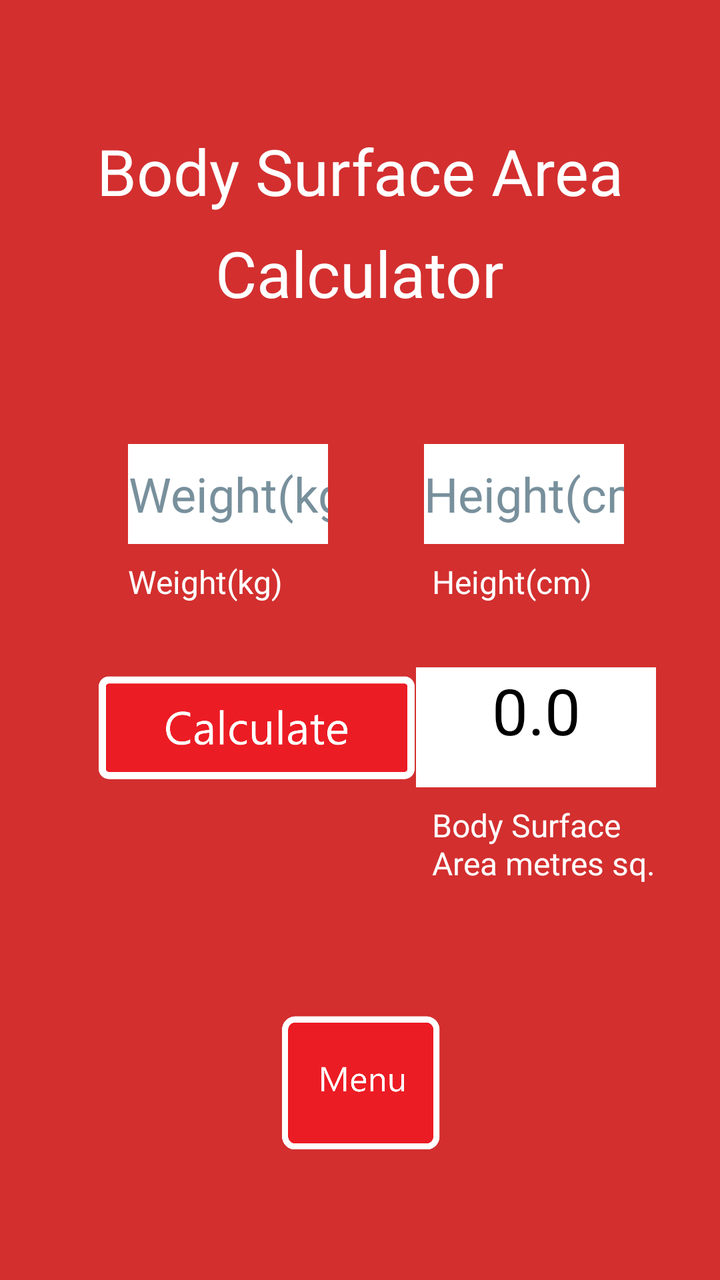
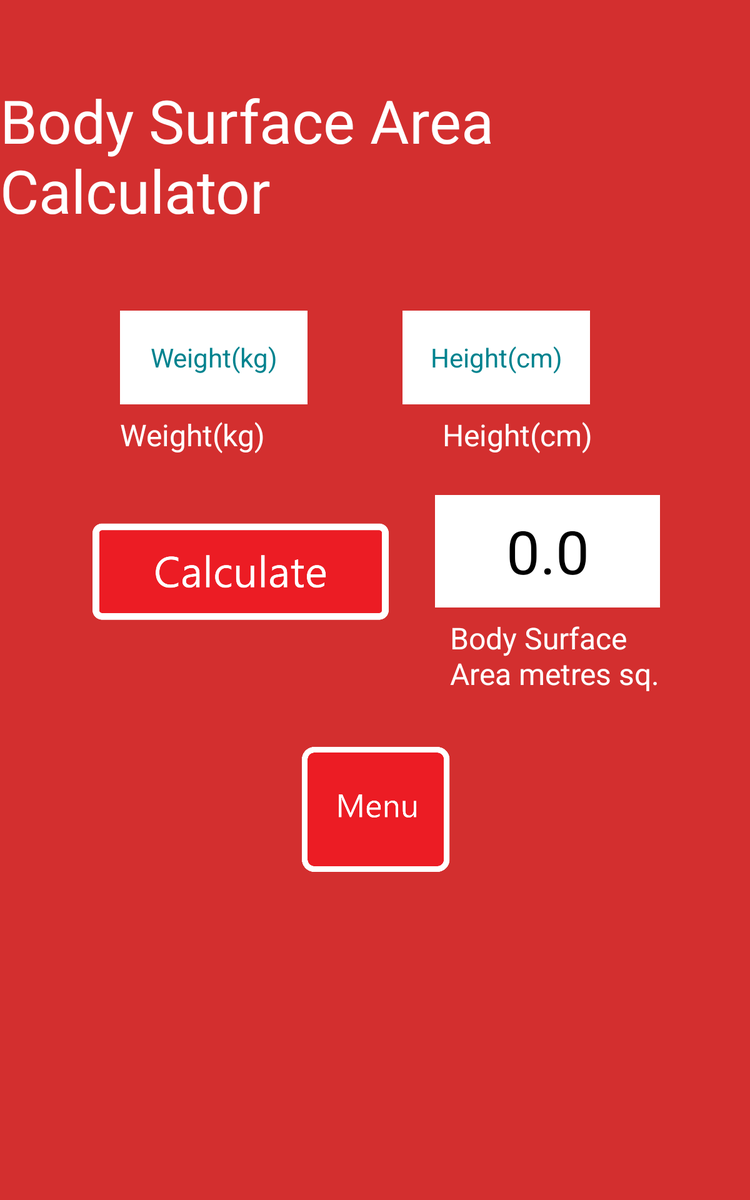

One screen, two layout resources from the same app: the default and the repository's alternative for another configuration. Each is rendered where Android would select it; the XML of both is given below.
<!-- AndroidManifest.xml: application theme AppTheme -->
<!-- res/layout/activity_body_surface.xml -->
<?xml version="1.0" encoding="utf-8"?>
<RelativeLayout xmlns:android="http://schemas.android.com/apk/res/android"
    xmlns:tools="http://schemas.android.com/tools"
    android:layout_width="match_parent"
    android:layout_height="match_parent"
    android:background="@color/colorPrimary">

    <TextView
        android:id="@+id/bsa_calculator1"
        android:layout_width="wrap_content"
        android:layout_height="wrap_content"
        android:layout_centerHorizontal="true"
        android:layout_marginTop="@dimen/quad_default_margin"
        android:text="@string/bsa"
        android:textColor="@color/white"
        android:textSize="@dimen/header_text_size" />

    <TextView
        android:id="@+id/bsa_calculator2"
        android:layout_width="wrap_content"
        android:layout_height="wrap_content"
        android:layout_below="@id/bsa_calculator1"
        android:layout_centerHorizontal="true"
        android:layout_marginTop="@dimen/half_default_margin"
        android:text="@string/calculator"
        android:textColor="@color/white"
        android:textSize="@dimen/header_text_size" />

    <EditText
        android:id="@+id/bsa_height_cm"
        android:layout_width="@dimen/default_box_width"
        android:layout_height="@dimen/default_box_height"
        android:layout_below="@id/bsa_calculator2"
        android:layout_alignParentEnd="true"
        android:layout_alignParentRight="true"
        android:layout_marginTop="@dimen/quad_default_margin"
        android:layout_marginEnd="@dimen/tri_default_margin"
        android:layout_marginRight="@dimen/tri_default_margin"
        android:background="@color/white"
        android:gravity="center"
        android:hint="@string/height_cm"
        android:importantForAutofill="no"
        android:inputType="text|numberDecimal"
        android:textColor="@color/black"
        android:textColorHint="#78909C"
        android:textSize="@dimen/default_text_size"
        tools:ignore="DuplicateSpeakableTextCheck" />

    <EditText
        android:id="@+id/bsa_weight_kg"
        android:layout_width="@dimen/default_box_width"
        android:layout_height="@dimen/default_box_height"
        android:layout_below="@id/bsa_calculator2"
        android:layout_alignParentStart="true"
        android:layout_alignParentLeft="true"
        android:layout_marginStart="@dimen/quad_default_margin"
        android:layout_marginLeft="@dimen/quad_default_margin"
        android:layout_marginTop="@dimen/quad_default_margin"
        android:background="@color/white"
        android:gravity="center"
        android:hint="@string/weight_kg"
        android:importantForAutofill="no"
        android:inputType="text|numberDecimal"
        android:textColor="@color/black"
        android:textColorHint="#78909C"
        android:textSize="@dimen/default_text_size"
        tools:ignore="DuplicateSpeakableTextCheck" />
    <TextView
        android:id="@+id/bsa_weight_kg_label"
        android:layout_width="wrap_content"
        android:layout_height="wrap_content"
        android:layout_below="@id/bsa_weight_kg"
        android:layout_marginStart="@dimen/quad_default_margin"
        android:layout_marginLeft="@dimen/quad_default_margin"
        android:layout_marginTop="@dimen/half_default_margin"
        android:text="@string/weight_kg"
        android:textColor="@color/white"
        android:textSize="@dimen/standard_text_size" />
    <TextView
        android:id="@+id/bsa_height_cm_label"
        android:layout_width="wrap_content"
        android:layout_height="wrap_content"
        android:layout_below="@id/bsa_height_cm"
        android:layout_alignParentEnd="true"
        android:layout_alignParentRight="true"
        android:layout_marginTop="@dimen/half_default_margin"
        android:layout_marginEnd="@dimen/quad_default_margin"
        android:layout_marginRight="@dimen/quad_default_margin"
        android:text="@string/height_cm"
        android:textColor="@color/white"
        android:textSize="@dimen/standard_text_size" />

    <ImageView
        android:id="@+id/convert_bsa"
        android:layout_width="@dimen/mid_calculate_width"
        android:layout_height="@dimen/mid_calculate_height"
        android:layout_marginStart="@dimen/tri_default_margin"
        android:layout_marginLeft="@dimen/tri_default_margin"
        android:layout_below="@id/bsa_weight_kg_label"
        android:src="@drawable/calculate"
        android:clickable="true"
        android:focusable="true"
        android:layout_marginTop="@dimen/double_default_margin"
        android:contentDescription="@string/convert_image_bsa" />
    <TextView
        android:id="@+id/bsa_textview"
        android:layout_width="@dimen/bmi_box_width"
        android:layout_height="@dimen/bmi_box_height"
        android:layout_below="@id/bsa_height_cm_label"
        android:layout_alignParentEnd="true"
        android:layout_alignParentRight="true"
        android:layout_gravity="center_horizontal"
        android:layout_marginTop="@dimen/double_default_margin"
        android:layout_marginEnd="@dimen/double_default_margin"
        android:layout_marginRight="@dimen/double_default_margin"
        android:background="@color/white"
        android:gravity="center_horizontal"
        android:text="@string/number"
        android:textAlignment="center"
        android:textColor="@color/black"
        android:textSize="@dimen/header_text_size" />
    <TextView
        android:id="@+id/bsa_label"
        android:layout_width="wrap_content"
        android:layout_height="wrap_content"
        android:layout_below="@id/bsa_textview"
        android:layout_alignParentEnd="true"
        android:layout_alignParentRight="true"
        android:layout_marginTop="@dimen/half_default_margin"
        android:layout_marginEnd="@dimen/double_default_margin"
        android:layout_marginRight="@dimen/double_default_margin"
        android:text="@string/bsa_m2"
        android:textColor="@color/white"
        android:textSize="@dimen/standard_text_size" />

    <ImageView
        android:id="@+id/menu_bsa"
        android:layout_width="@dimen/menu_button_size"
        android:layout_height="@dimen/menu_button_size"
        android:layout_below="@id/bsa_label"
        android:layout_centerHorizontal="true"
        android:layout_marginStart="@dimen/quad_default_margin"
        android:layout_marginLeft="@dimen/quad_default_margin"
        android:layout_marginTop="@dimen/quad_default_margin"
        android:layout_marginEnd="@dimen/quad_default_margin"
        android:layout_marginRight="@dimen/quad_default_margin"
        android:layout_marginBottom="@dimen/quad_default_margin"
        android:contentDescription="@string/menu_bsa_index"
        android:clickable="true"
        android:focusable="true"
        android:src="@drawable/menu_button" />


</RelativeLayout>
<!-- resources referenced by this layout -->
<resources>
  <color name="black">#000000</color>
  <color name="colorPrimary">#D32F2F</color>
  <color name="white">#ffffff</color>
  <dimen name="bmi_box_height">60dp</dimen>
  <dimen name="bmi_box_width">120dp</dimen>
  <dimen name="default_box_height">50dp</dimen>
  <dimen name="default_box_width">100dp</dimen>
  <dimen name="default_text_size">24sp</dimen>
  <dimen name="double_default_margin">32dp</dimen>
  <dimen name="half_default_margin">8dp</dimen>
  <dimen name="header_text_size">32sp</dimen>
  <dimen name="menu_button_size">80dp</dimen>
  <dimen name="mid_calculate_height">60dp</dimen>
  <dimen name="mid_calculate_width">160dp</dimen>
  <dimen name="quad_default_margin">64dp</dimen>
  <dimen name="standard_text_size">16sp</dimen>
  <dimen name="tri_default_margin">48dp</dimen>
  <!-- drawable calculate: png bitmap (drawable, 20402 bytes) -->
  <!-- drawable menu_button: png bitmap (drawable, 15736 bytes) -->
  <string name="bsa">Body Surface Area</string>
  <string name="bsa_m2">Body Surface \nArea metres sq.</string>
  <string name="calculator">Calculator</string>
  <string name="convert_image_bsa">Convert bsa</string>
  <string name="height_cm">Height(cm)</string>
  <string name="menu_bsa_index">Menu bsa index</string>
  <string name="number" translatable="false">0.0</string>
  <string name="weight_kg">Weight(kg)</string>
  <style name="AppTheme" parent="Theme.AppCompat.Light.NoActionBar">
          
          <item name="colorPrimary">@color/colorPrimary</item>
          <item name="colorPrimaryDark">@color/colorPrimaryDark</item>
          <item name="colorAccent">@color/colorAccent</item>
      </style>
  <color name="colorPrimaryDark">#B71C1C</color>
  <color name="colorAccent">#F44336</color>
</resources>
<!-- res/layout-large/activity_body_surface.xml (the repository's variant of the layout above) -->
<!-- drawn on a 7-inch tablet held upright -->
<?xml version="1.0" encoding="utf-8"?>
<RelativeLayout xmlns:android="http://schemas.android.com/apk/res/android"
    xmlns:tools="http://schemas.android.com/tools"
    android:layout_width="match_parent"
    android:layout_height="match_parent"
    android:background="@color/colorPrimary">

    <TextView
        android:id="@+id/bsa_calculator1"
        android:layout_width="wrap_content"
        android:layout_height="wrap_content"
        android:layout_centerHorizontal="true"
        android:layout_marginTop="@dimen/quad_default_margin"
        android:text="@string/bsa_calculator_long_text"
        android:textColor="@color/white"
        android:textSize="@dimen/header_text_size_large" />




    <EditText
        android:id="@+id/bsa_height_cm"
        android:layout_width="@dimen/default_box_width_large"
        android:layout_height="@dimen/default_box_height_large"
        android:layout_below="@id/bsa_calculator1"
        android:layout_alignParentEnd="true"
        android:layout_alignParentRight="true"
        android:layout_marginTop="@dimen/quad_default_margin"
        android:layout_marginEnd="@dimen/quad_default_margin_xlarge"
        android:layout_marginRight="@dimen/quad_default_margin_xlarge"
        android:background="@color/white"
        android:gravity="center"
        android:hint="@string/height_cm"
        android:importantForAutofill="no"
        android:inputType="text|numberDecimal"
        android:textColor="@color/black"
        android:textColorHint="#00838F"
        android:textSize="@dimen/smallest_text_size_large"
        tools:ignore="DuplicateSpeakableTextCheck" />

    <EditText
        android:id="@+id/bsa_weight_kg"
        android:layout_width="@dimen/default_box_width_large"
        android:layout_height="@dimen/default_box_height_large"
        android:layout_below="@id/bsa_calculator1"
        android:layout_alignParentStart="true"
        android:layout_alignParentLeft="true"
        android:layout_marginStart="@dimen/quad_default_margin_large"
        android:layout_marginLeft="@dimen/quad_default_margin_large"
        android:layout_marginTop="@dimen/quad_default_margin"
        android:background="@color/white"
        android:gravity="center"
        android:hint="@string/weight_kg"
        android:importantForAutofill="no"
        android:inputType="text|numberDecimal"
        android:textColor="@color/black"
        android:textColorHint="#00838F"
        android:textSize="@dimen/smallest_text_size_large"
        tools:ignore="DuplicateSpeakableTextCheck" />
    <TextView
        android:id="@+id/bsa_weight_kg_label"
        android:layout_width="wrap_content"
        android:layout_height="wrap_content"
        android:layout_below="@id/bsa_weight_kg"
        android:layout_marginStart="@dimen/quad_default_margin_large"
        android:layout_marginLeft="@dimen/quad_default_margin_large"
        android:layout_marginTop="@dimen/half_default_margin"
        android:text="@string/weight_kg"
        android:textColor="@color/white"
        android:textSize="@dimen/standard_text_size_large" />
    <TextView
        android:id="@+id/bsa_height_cm_label"
        android:layout_width="wrap_content"
        android:layout_height="wrap_content"
        android:layout_below="@id/bsa_height_cm"
        android:layout_alignParentEnd="true"
        android:layout_alignParentRight="true"
        android:layout_marginTop="@dimen/half_default_margin"
        android:layout_marginEnd="@dimen/five_default_margin_large"
        android:layout_marginRight="@dimen/five_default_margin_large"
        android:text="@string/height_cm"
        android:textColor="@color/white"
        android:textSize="@dimen/standard_text_size_large" />

    <ImageView
        android:id="@+id/convert_bsa"
        android:layout_width="@dimen/mid_calculate_width_large"
        android:layout_height="@dimen/mid_calculate_height_large"
        android:layout_marginStart="@dimen/tri_default_margin_large"
        android:layout_marginLeft="@dimen/tri_default_margin_large"
        android:layout_below="@id/bsa_weight_kg_label"
        android:src="@drawable/calculate"
        android:clickable="true"
        android:focusable="true"
        android:layout_marginTop="@dimen/double_default_margin_large"
        android:contentDescription="@string/convert_image_bsa" />
    <TextView
        android:id="@+id/bsa_textview"
        android:layout_width="@dimen/bmi_box_width_large"
        android:layout_height="@dimen/bmi_box_height_large"
        android:layout_below="@id/bsa_height_cm_label"
        android:layout_alignParentEnd="true"
        android:layout_alignParentRight="true"
        android:layout_gravity="center_horizontal"
        android:layout_marginTop="@dimen/double_default_margin"
        android:layout_marginEnd="@dimen/tri_default_margin_large"
        android:layout_marginRight="@dimen/tri_default_margin_large"
        android:background="@color/white"
        android:gravity="center_vertical"
        android:text="@string/number"
        android:textAlignment="center"
        android:textColor="@color/black"
        android:textSize="@dimen/header_text_size_large" />
    <TextView
        android:id="@+id/bsa_label"
        android:layout_width="wrap_content"
        android:layout_height="wrap_content"
        android:layout_below="@id/bsa_textview"
        android:layout_alignParentEnd="true"
        android:layout_alignParentRight="true"
        android:layout_marginTop="@dimen/half_default_margin"
        android:layout_marginEnd="@dimen/tri_default_margin_large"
        android:layout_marginRight="@dimen/tri_default_margin_large"
        android:text="@string/bsa_m2"
        android:textColor="@color/white"
        android:textSize="@dimen/standard_text_size_large" />

    <ImageView
        android:id="@+id/menu_bsa"
        android:layout_width="@dimen/menu_button_size_large"
        android:layout_height="@dimen/menu_button_size_large"
        android:layout_below="@id/bsa_label"
        android:layout_centerHorizontal="true"
        android:layout_marginTop="@dimen/double_default_margin"
        android:layout_marginBottom="@dimen/double_default_margin"
        android:contentDescription="@string/menu_bsa_index"
        android:clickable="true"
        android:focusable="true"
        android:src="@drawable/menu_button" />


</RelativeLayout>
<!-- resources referenced by the variant -->
<!-- as a 7-inch tablet held upright resolves them -->
<resources>
  <color name="black">#000000</color>
  <color name="colorPrimary">#D32F2F</color>
  <color name="white">#ffffff</color>
  <dimen name="bmi_box_height_large">90dp</dimen>
  <dimen name="bmi_box_width_large">180dp</dimen>
  <dimen name="default_box_height_large">75dp</dimen>
  <dimen name="default_box_width_large">150dp</dimen>
  <dimen name="double_default_margin">32dp</dimen>
  <dimen name="double_default_margin_large">48dp</dimen>
  <dimen name="five_default_margin_large">126dp</dimen>
  <dimen name="half_default_margin">8dp</dimen>
  <dimen name="header_text_size_large">48sp</dimen>
  <dimen name="menu_button_size_large">120dp</dimen>
  <dimen name="mid_calculate_height_large">90dp</dimen>
  <dimen name="mid_calculate_width_large">240dp</dimen>
  <dimen name="quad_default_margin">64dp</dimen>
  <dimen name="quad_default_margin_large">96dp</dimen>
  <dimen name="quad_default_margin_xlarge">128dp</dimen>
  <dimen name="smallest_text_size_large">21sp</dimen>
  <dimen name="standard_text_size_large">24sp</dimen>
  <dimen name="tri_default_margin_large">72dp</dimen>
  <!-- drawable calculate: png bitmap (drawable, 20402 bytes) -->
  <!-- drawable menu_button: png bitmap (drawable, 15736 bytes) -->
  <string name="bsa_calculator_long_text">Body Surface Area Calculator</string>
  <string name="bsa_m2">Body Surface \nArea metres sq.</string>
  <string name="convert_image_bsa">Convert bsa</string>
  <string name="height_cm">Height(cm)</string>
  <string name="menu_bsa_index">Menu bsa index</string>
  <string name="number" translatable="false">0.0</string>
  <string name="weight_kg">Weight(kg)</string>
  <style name="AppTheme" parent="Theme.AppCompat.Light.NoActionBar">
          
          <item name="colorPrimary">@color/colorPrimary</item>
          <item name="colorPrimaryDark">@color/colorPrimaryDark</item>
          <item name="colorAccent">@color/colorAccent</item>
      </style>
  <color name="colorPrimaryDark">#B71C1C</color>
  <color name="colorAccent">#F44336</color>
</resources>
